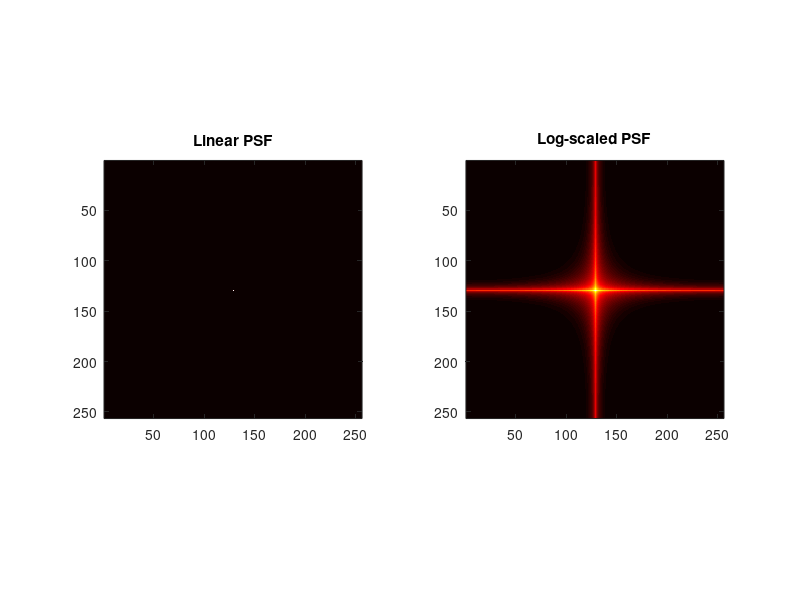

Recreate this plot in MATLAB.
clear; close all; clc;

%% Parameters
lambda = 550e-9;      % wavelength (m)
NA = 0.1;
N = 256;              % grid size
dx = 5e-6;            % pupil sampling (m)

outdir = 'D:\Projects\results\figures';
if ~exist(outdir,'dir'), mkdir(outdir); end

%% Frequency grid
fx = (-N/2:N/2-1)/(N*dx);
[Fx, Fy] = meshgrid(fx, fx);
rho = sqrt(Fx.^2 + Fy.^2);

fc = NA/lambda;
pupil = double(rho <= fc);

%% Aberrations (Zernike-like, simple)
W_defocus = 2*pi*0.3*(rho/fc).^2;
W_astig   = 2*pi*0.2*(Fx.^2 - Fy.^2)/fc^2;
W = (W_defocus + W_astig) .* pupil;

%% Complex pupil
P = pupil .* exp(1i*W);

%% PSF (LINEAR!)
PSF = abs(fftshift(fft2(P))).^2;
PSF = PSF / sum(PSF(:));   % normalize energy

%% Save linear PSF for Python
save(fullfile(outdir,'psf_linear.mat'),'PSF');

%% Save log-PSF for visualization only
PSF_log = log10(PSF + eps);
imwrite(mat2gray(PSF_log), fullfile(outdir,'psf_log.png'));

%% Display
figure;
subplot(1,2,1)
imagesc(PSF), axis image
title('Linear PSF')

subplot(1,2,2)
imagesc(PSF_log), axis image
title('Log-scaled PSF')
colormap hot
